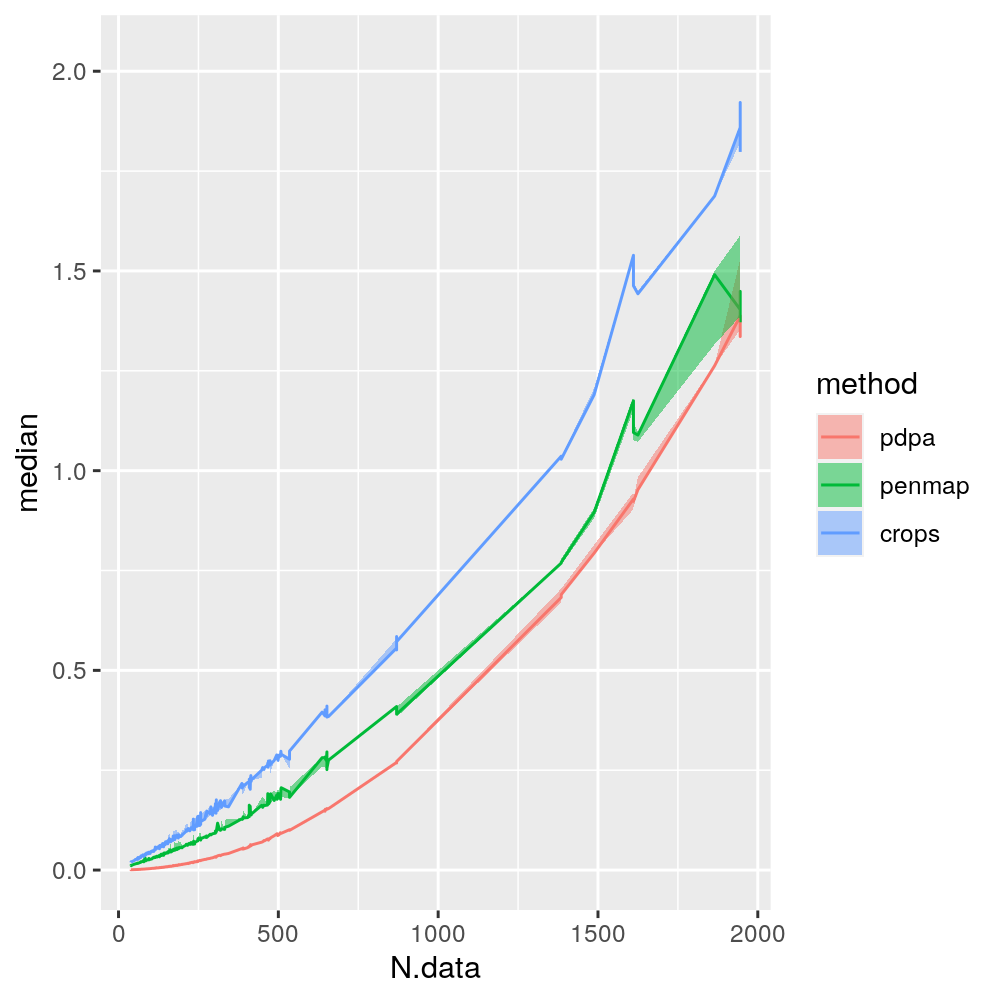

Write R code to recreate this figure.
source("packages.R")

PELT.lsignals.list <- readRDS("PELT.lsignals.rds")

dt.list <- list()
for(data.type in names(PELT.lsignals.list[[1]])){
  dt.list[[data.type]] <- do.call(rbind, lapply(
    PELT.lsignals.list, "[[", data.type))
}

models.wide <- dcast(
  dt.list[["models"]],
  sequenceID + N.data ~ models + method,
  value.var="count")

models.wide[all_penmap != selected_penmap]
models.wide[all_crops == selected_crops]

## We expect that all methods should produce the same number of
## selecte models, but here we see that sometimes penmap gets more,
## sometimes less, why?
models.wide[selected_pdpa < selected_penmap]
models.wide[selected_pdpa > selected_penmap]
gg <- ggplot()+
  ggtitle("penmap mostly consistent with pdpa")+
  geom_abline()+
  geom_point(aes(
    selected_pdpa, selected_penmap,
    color=factor(sign(selected_penmap-selected_pdpa))),
    data=models.wide)+
  scale_color_discrete("sign")+
  coord_equal()
png(
  "figure-PELT-lsignals-selected-penmap-pdpa.png",
  width=5, height=5, units="in", res=200)
print(gg)
dev.off()

## here we see that crops always selects fewer models than penmap.
models.wide[selected_penmap < selected_crops]
models.wide[selected_penmap > selected_crops]
gg <- ggplot()+
  geom_abline()+
  geom_point(aes(
    selected_crops, selected_penmap),
    data=models.wide)+
  coord_equal()
png(
  "figure-PELT-lsignals-selected-penmap-crops.png",
  width=5, height=5, units="in", res=200)
print(gg)
dev.off()

## here we see that crops always selects fewer models than pdpa.
models.wide[selected_pdpa < selected_crops]
models.wide[selected_pdpa > selected_crops]
gg <- ggplot()+
  geom_abline()+
  geom_point(aes(
    selected_crops, selected_pdpa),
    data=models.wide)+
  coord_equal()
png(
  "figure-PELT-lsignals-selected-pdpa-crops.png",
  width=5, height=5, units="in", res=200)
print(gg)
dev.off()

## sometimes number of selected models less than all for crops,
## because crops result can store the same model multiple times, if it
## was compued for more than one penalty value.
models.wide[all_crops > selected_crops]
models.wide[all_crops < selected_crops]

(sec.df <- dt.list[["seconds"]])
gg <- ggplot(sec.df)+
  geom_line(aes(
    N.data, median, color=method))+
  geom_ribbon(aes(
    N.data, ymin=q25, ymax=q75, fill=method),
    alpha=0.5)
png(
  "figure-PELT-lsignals.png",
  width=5, height=5, units="in", res=200)
print(gg)
dev.off()
